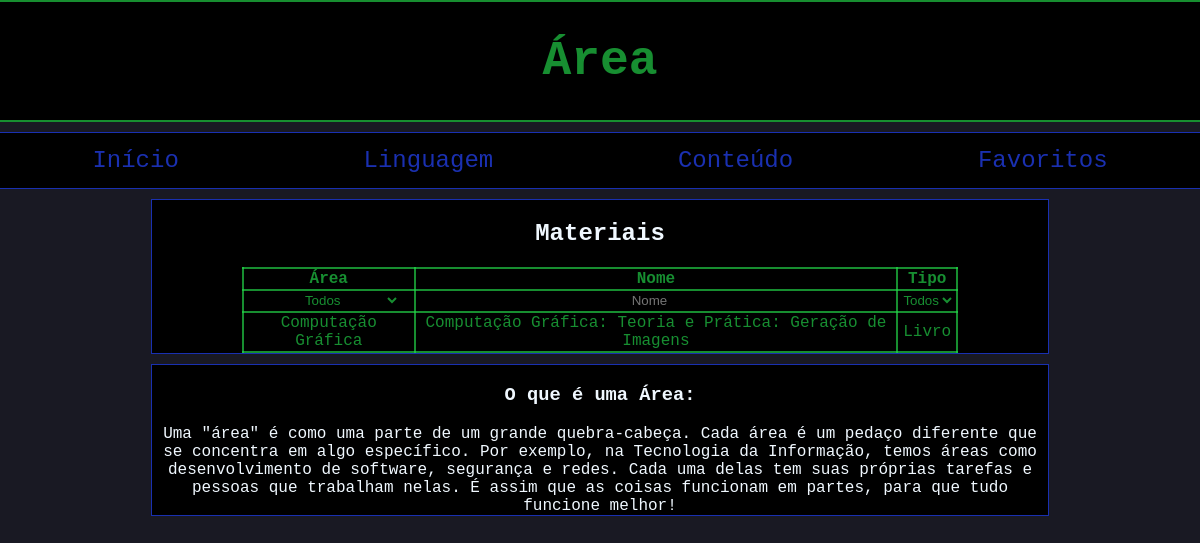
Page /ypw/area.php on the committed database.
### tables this page shows
create table material(
	id varchar(5) not null,
    nome varchar(100) not null,
    linguagem varchar(50),
    conteudo varchar(50),
    	link varchar(1000) not null,
    area varchar(50),
    primary key(id)
);

### ypw/area.php (the view, shortened to what this page needs)
<?php
    require_once 'conn.php';
    $nome=$_GET['nome'];
    $senha=$_GET['senha'];
    $dic = array(
        "LV" => "Livro",
        "ST" => "Site",
        "VD" => "Vídeo"
    );
?>
<!DOCTYPE html>
<html lang="en">
<head>
    <link rel="stylesheet" href="css/algum.css">
</head>
<body>
    <div class="container">
        <header class="full">
            <h1 >Área</h1>
        </header>
        <nav class="full">
            <a class="a" href="lobby.php?senha=<?php echo $senha?>&nome=<?php echo $nome?>">Início</a>
            <a class="a" href="linguagem.php?senha=<?php echo $senha?>&nome=<?php echo $nome?>">Linguagem</a>
            <a class="a" href="conteudo.php?senha=<?php echo $senha?>&nome=<?php echo $nome?>">Conteúdo</a>
            <a class="a" href="favorites.php?senha=<?php echo $senha?>&nome=<?php echo $nome?>">Favoritos</a>
        </nav>
        <section class="mid flexc">
        <h1>Materiais</h1>
        <table id="table">
        <tr>
                    <th>Área</th>
                    <th>Nome</th>
                    <th>Tipo</th>
                </tr>
                <tr>
                    <th>
                        <select onchange="pecchanged()" id="pec" name="languagename">
                            <option value="td">Todos</option>
                          </select>
                    <th>
                        <input type="search" id="mt" name="materialname" placeholder="Nome" onsearch="mtchanged()">
                    </th>
                    <th>
                        <select onchange="tipochanged()" id="tipo" name="languagetipo">
                            <option value="td">Todos</option>
                        </select>
                    </th>
                </tr>
                <?php
                    $query = "SELECT * FROM material where area!=''";
                    $query_run = mysqli_query($conn, $query);
                    if(mysqli_num_rows($query_run) > 0)
                        {
                            foreach($query_run as $material)
                            {
                                ?>
                                <tr>
                                    <td data-pec="<?= $material['area']; ?>"><?= $material['area']; ?></td>
                                    <td data-mt="<?= $material['nome']; ?>"><a  id="mt" href="<?php echo $material['link']; ?>"><?= $material['nome']; ?></a></td>
                                    <td data-tipo="<?= $dic[substr($material['id'],0,2)]; ?>"><?= $dic[substr($material['id'],0,2)]; ?></td>
                                </tr>
                                <?php
                            }
                        }
            ?>
            </table>
        </section>
        <article class="mid flexd">
            <h3>O que é uma Área:</h3>
            Uma "área" é como uma parte de um grande quebra-cabeça. Cada área é um pedaço
            diferente que se concentra em algo específico. Por exemplo, na Tecnologia da Informação,
             temos áreas como desenvolvimento de software, segurança e redes.
             Cada uma delas tem suas próprias tarefas e pessoas que trabalham nelas.
             É assim que as coisas funcionam em partes, para que tudo funcione melhor!
    </article>
    </div>
</body>
</html>

### ypw/css/algum.css (style rules this page uses)
body { margin: 0px; background-color:rgba(24, 24, 34, 0.993); font-family: A Std, monospace ; }
header { text-align: center; border: 2px solid rgba(36, 221, 76, 0.644); color: rgba(36, 221, 76, 0.644); background-color: black; border-left: 0px; border-right: 0px; font-size: x-large; }
.a:link, a:visited { color: rgba(31, 58, 212, 0.836); padding: 14px 25px; text-align: center; text-decoration: none; }
nav { background-color: black; border: rgba(31, 58, 212, 0.836),1px solid; border-left: 0px; border-right: 0px; display: flex; justify-content: space-around; flex-wrap: wrap; font-size: x-large; }
.flexd { background-color: black; color: aliceblue; border: rgba(31, 58, 212, 0.836),1px solid; display: flex; flex-direction: column; align-items: center; justify-content: center; text-align: center; }
.flexc { background-color: black; color: aliceblue; border: rgba(31, 58, 212, 0.836),1px solid; display: flex; flex-direction: column; align-items: center; flex-wrap: nowrap; }
.container { display: grid; grid-template-columns: repeat(8,1fr); gap: 10px; grid-auto-rows: minmax(50px,auto); }
.full { grid-column: 1/9; }
.mid { grid-column: 2/8; }
table { border: 2px solid rgba(36, 221, 76, 0.644); color: rgba(36, 221, 76, 0.644); background-color: black; border-collapse: collapse; width: 80%; }
th,tr,td { border: 2px solid rgba(36, 221, 76, 0.644); text-align: center; }
#tipo { background-color: black; color: rgba(36, 221, 76, 0.644); margin: 0px 0px; border: none; border-radius: 4px; cursor: pointer; text-align: center; }
#pec { background-color: black; color: rgba(36, 221, 76, 0.644); margin: 0px 0px; border: none; border-radius: 4px; cursor: pointer; text-align: center; }
#mt { background-color: black; color: rgba(36, 221, 76, 0.644); margin: 0px 0px; border: none; border-radius: 4px; cursor: pointer; text-align: center; }
#mt:link, #mt:visited { text-align: center; text-decoration: none; }

### rows in the picture
material: area "Computação Gráfica", nome "Computação Gráfica: Teoria e Prática: Geração de Imagens", id "Livro"
